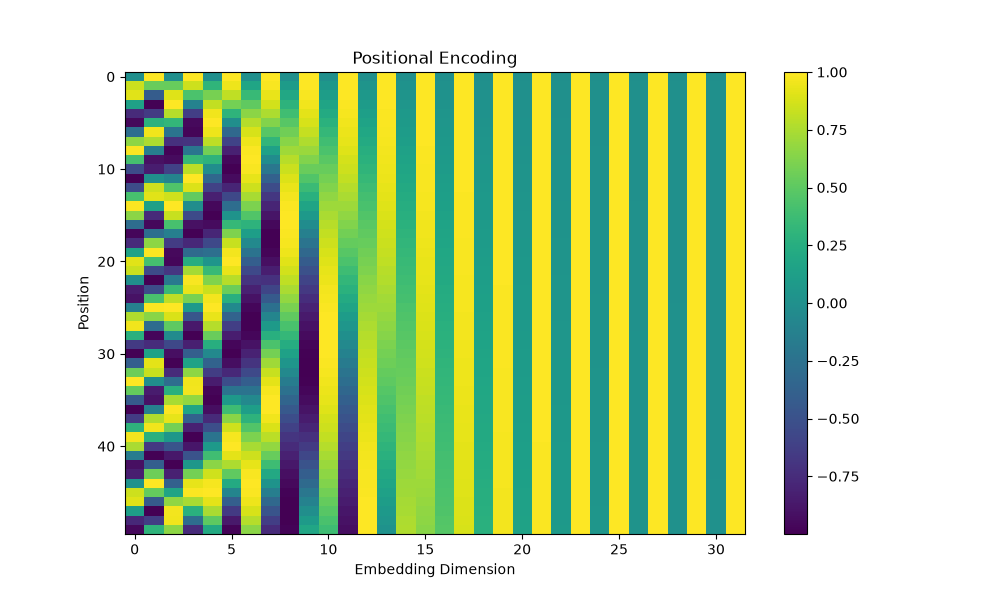

The script that saved this image:
import numpy as np
import matplotlib.pyplot as plt

max_len = 50
d_model = 32

pe = np.zeros((max_len, d_model))

for pos in range(max_len):
    for i in range(0, d_model, 2):
        pe[pos, i] = np.sin(
            pos / (10000 ** (i / d_model))
        )

        pe[pos, i + 1] = np.cos(
            pos / (10000 ** (i / d_model))
        )

plt.figure(figsize=(10, 6))
plt.imshow(pe, aspect='auto')
plt.colorbar()

plt.title("Positional Encoding")
plt.xlabel("Embedding Dimension")
plt.ylabel("Position")

plt.savefig("positional_encoding.png")

print("Saved positional_encoding.png")
